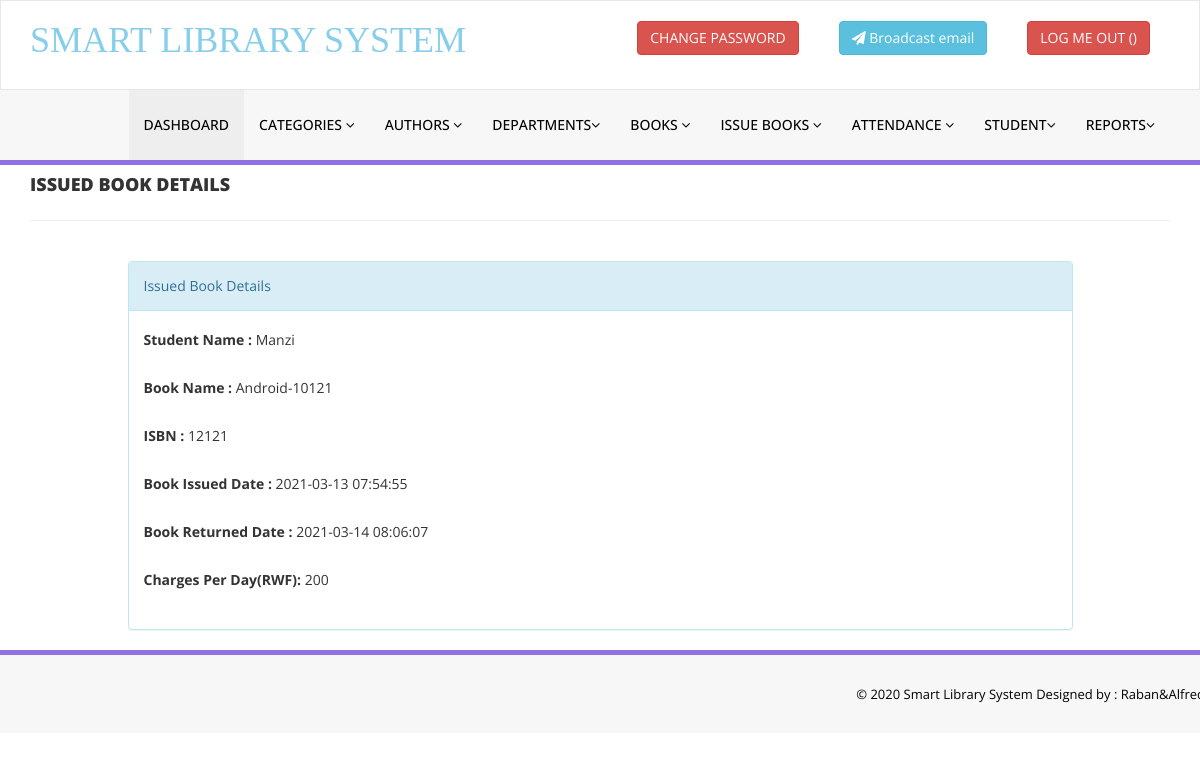
Screenshot of /admin/update-issue-bookdeails.php?rid=26 (signed in) with the database file from the repository.
### tables this page shows
CREATE TABLE `tblissuedbookdetails` (
  `id` int(11) NOT NULL AUTO_INCREMENT,
  `BookId` int(11) DEFAULT NULL,
  `StudentID` varchar(150) DEFAULT NULL,
  `IssuesDate` timestamp NULL DEFAULT CURRENT_TIMESTAMP,
  `ReturnDate` timestamp NULL DEFAULT NULL ON UPDATE CURRENT_TIMESTAMP,
  `RetrunStatus` int(11) DEFAULT '0',
  `fine` int(11) DEFAULT NULL,
  PRIMARY KEY (`id`)
);

CREATE TABLE `tblstudents` (
  `id` int(11) NOT NULL AUTO_INCREMENT,
  `StudentId` varchar(100) DEFAULT NULL,
  `FullName` varchar(120) DEFAULT NULL,
  `EmailId` varchar(120) DEFAULT NULL,
  `MobileNumber` char(11) DEFAULT NULL,
  `card` varchar(255) DEFAULT '',
  `Password` varchar(120) DEFAULT NULL,
  `Status` int(11) DEFAULT NULL,
  `RegDate` timestamp NULL DEFAULT CURRENT_TIMESTAMP,
  `UpdationDate` timestamp NULL DEFAULT NULL ON UPDATE CURRENT_TIMESTAMP,
  `Department` varchar(10) DEFAULT NULL,
  PRIMARY KEY (`id`),
  UNIQUE KEY `StudentId` (`StudentId`)
);

CREATE TABLE `tblbooks` (
  `id` int(11) NOT NULL AUTO_INCREMENT,
  `BookName` varchar(255) DEFAULT NULL,
  `department` int(11) DEFAULT '0',
  `CatId` int(11) DEFAULT NULL,
  `AuthorId` int(11) DEFAULT NULL,
  `ISBNNumber` int(11) DEFAULT NULL,
  `BookPrice` int(11) DEFAULT NULL,
  `identifier` varchar(255) DEFAULT '',
  `status` varchar(50) NOT NULL DEFAULT 'available',
  `RegDate` timestamp NULL DEFAULT CURRENT_TIMESTAMP,
  `UpdationDate` timestamp NULL DEFAULT NULL ON UPDATE CURRENT_TIMESTAMP,
  PRIMARY KEY (`id`)
);

### admin/update-issue-bookdeails.php (the view, shortened to what this page needs)
<?php
include('includes/config.php');
if(strlen($_SESSION['alogin'])==0)
    {
header('location:index.php');
}
else{
?>
<!DOCTYPE html>
<html xmlns="http://www.w3.org/1999/xhtml">
<head>
    <link href="assets/css/bootstrap.css" rel="stylesheet" />
    <link href="assets/css/font-awesome.css" rel="stylesheet" />
    <link href="assets/css/style.css" rel="stylesheet" />
</head>
<body>
<?php include('includes/header.php');?>
    <div class="content-wra
    <div class="content-wrapper">
         <div class="container">
        <div class="row pad-botm">
            <div class="col-md-12">
                <h4 class="header-line">Issued Book Details</h4>
                            </div>
</div>
<div class="row">
<div class="col-md-10 col-sm-6 col-xs-12 col-md-offset-1"">
<div class="panel panel-info">
<div class="panel-heading">
Issued Book Details
</div>
<div class="panel-body">
<form role="form" method="post">
<?php
$rid=intval($_GET['rid']);
$sql = "SELECT tblstudents.FullName,tblbooks.BookName,tblbooks.ISBNNumber,tblissuedbookdetails.IssuesDate,tblissuedbookdetails.ReturnDate,tblissuedbookdetails.id as rid,tblissuedbookdetails.fine,tblissuedbookdetails.RetrunStatus from  tblissuedbookdetails join tblstudents on tblstudents.StudentId=tblissuedbookdetails.StudentId join tblbooks on tblbooks.id=tblissuedbookdetails.BookId where tblissuedbookdetails.id=:rid";
$query = $dbh -> prepare($sql);
$query->bindParam(':rid',$rid,PDO::PARAM_STR);
$query->execute();
$results=$query->fetchAll(PDO::FETCH_OBJ);
if($query->rowCount() > 0)
{
foreach($results as $result)
{               ?>
<div class="form-group">
<label>Student Name :</label>
<?php echo htmlentities($result->FullName);?>
</div>
<div class="form-group">
<label>Book Name :</label>
<?php echo htmlentities($result->BookName);?>
</div>
<div class="form-group">
<label>ISBN :</label>
<?php echo htmlentities($result->ISBNNumber);?>
</div>
<div class="form-group">
<label>Book Issued Date :</label>
<?php echo htmlentities($result->IssuesDate);?>
</div>
<div class="form-group">
<label>Book Returned Date :</label>
<?php if($result->ReturnDate=="")
                                            {
                                                echo htmlentities("Not Return Yet");
                                            } else {
                                            echo htmlentities($result->ReturnDate);
}
                                            ?>
</div>
<div class="form-group">
<label>Charges Per Day(RWF):</label>
<?php
if($result->fine=="")
{?>
<input class="form-control" type="text" name="fine" id="fine"  required value="100" />
<?php }else {
echo htmlentities($result->fine);
}
?>
</div>
 <?php if($result->RetrunStatus==0){?>
<button type="submit" name="return" id="submit" class="btn btn-info">Return Book </button> &nbsp&nbsp&nbsp&nbsp
 <button type="reset" name="Clear" value="Clear" class="btn btn-info">CLEAR</button>
 </div>
<?php }}} ?>
                                    </form>
                            </div>
                        </div>
                            </div>
        </div>
    </div>
    </div>
  <?php include('includes/footer.php');?>
</body>
</html>
<?php } ?>

### admin/assets/css/style.css (style rules this page uses)
.header-line { font-weight:900; padding-bottom:25px; border-bottom:1px solid #eeeeee; text-transform:uppercase; }
.pad-botm { padding-bottom:30px; }

### rows the page displays
tblissuedbookdetails: tblstudents.FullName "Manzi", BookId.BookName "Android-10121", BookId.ISBNNumber "12121", IssuesDate "2021-03-13 07:54:55", ReturnDate "2021-03-14 08:06:07", fine "200"
